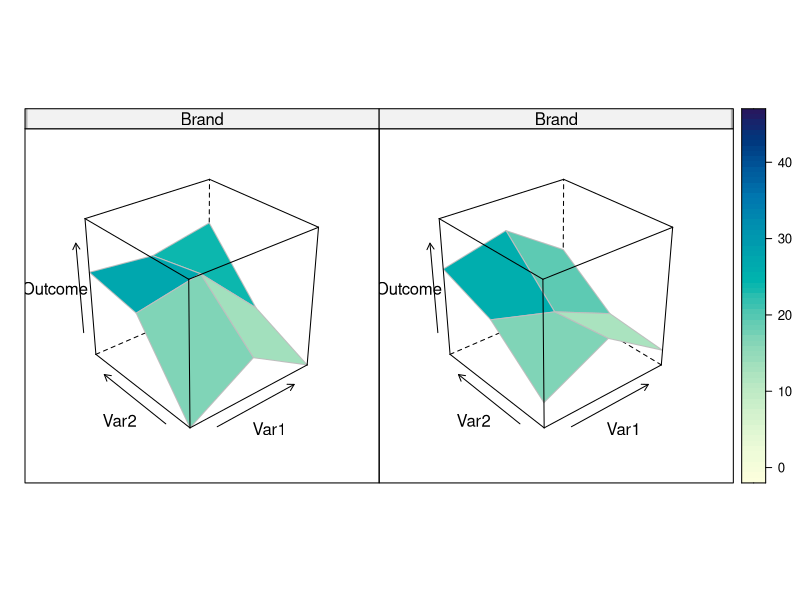

The R source for this figure:
library(lattice)

corn <- read.table("corn.txt", header=TRUE, sep="\t")
summary(corn)

names(corn) <- c("Brand", "Var2", "Var1", "Container", "Outcome")
attach(corn)

# draw the surface and color codes depending on popcorn count
# wireframe(Good~Oil*Time|Brand, 

# palette = colorRampPalette(c("darkslategrey4", "white", "darkgoldenrod2"))

wireframe(Outcome~Var1*Var2|Brand, 
	auto.key=TRUE, 
	type="h", 
	cross=TRUE, 
	col.points=2, 
	type="h", 
	color.key=TRUE,  
	col =  c("grey", "transparent"), 
	drape=TRUE
	)
